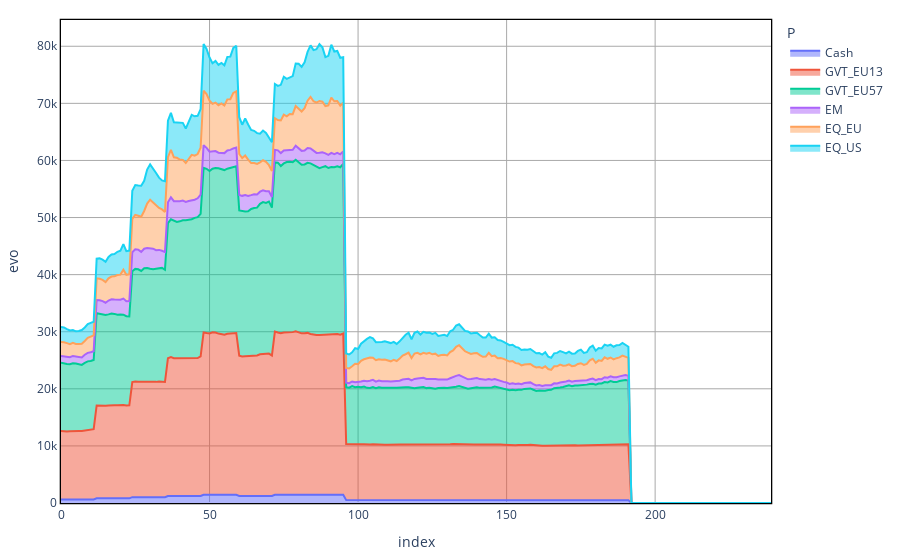
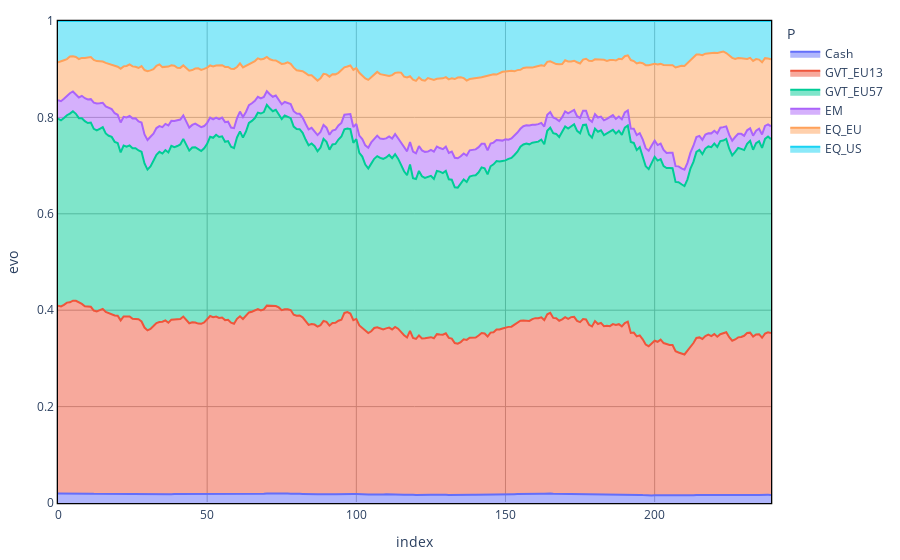

Notebook source saved alongside these figures, in order:
### Code cell
n_scen = 5
#print([solution[l][n_scen].varValue for l in Lt])
Q_nscen = np.zeros(shape = (len(P),len(L)))
Val_tl = {}
i = -1
At = sorted(list(problem.assets.period.values()))
label_period = [[k, v] for k,v in problem.assets.period.items()]
label_value = [[k, v] for k,v in problem.assets.value.items()]
period_value_df = pd.DataFrame(label_period, columns = ["Label", "Period"]).merge(pd.DataFrame(label_value, columns = ["Label", "Value"]))

for p in P:
    i = i+1
    Val_tl[p] = np.zeros(shape = (len(T), len(L)))
    for l in np.arange(len(L)):
        for t in np.arange(len(T)):
            if t < problem.liabilities.period[L[l]]:
                new_asset_label = period_value_df.loc[period_value_df.Period == t , "Label" ].values
                new_asset = [sol.asset_to_goal[a][L[l]][p] for a in new_asset_label]
                if t==0:
                    Val_tl[p][t,l] = sum(new_asset)*np.exp(Scenario[p][n_scen][t])
                else:
                    Val_tl[p][t,l] = (Val_tl[p][t-1,l] + sum(new_asset))*np.exp(Scenario[p][n_scen][t])

            elif t == problem.liabilities.period[L[l]]:
                Q_nscen[i,l] = Val_tl[p][t-1,l]
    
Val_end_t = {}
for p in P:
    Val_end_t[p] = np.zeros(shape = (len(T)))
    for t in np.arange(len(T)):
        new_asset_label = period_value_df.loc[period_value_df.Period == t , "Label" ].values
        new_asset = [sol.asset_to_exwealth[a][p] for a in new_asset_label]
        if t==0:
            Val_end_t[p][t] = sum(new_asset)*np.exp(Scenario[p][n_scen][t])
        else:
            Val_end_t[p][t] = (Val_end_t[p][t-1] + sum(new_asset))*np.exp(Scenario[p][n_scen][t])


Val_t = {}
for p in P:
    Val_t[p] = np.sum(Val_tl[p], axis = 1) + Val_end_t[p] 

AssetAllocationNominal = pd.DataFrame(Val_t)
AssetAllocationNominal[AssetAllocationNominal<0] = 0
AAN_perc = AssetAllocationNominal.divide(AssetAllocationNominal.sum(axis=1), axis=0)

AssetAllocationNominal = AssetAllocationNominal.reset_index()
AssetAllocationNominal = AssetAllocationNominal.melt(id_vars=['index'], var_name='P', value_name='evo')
plt = px.area(AssetAllocationNominal, x="index", y = "evo", color = "P" )
plt = ALMc.standardized_chart(plt)
plt.show()

AAN_perc = AAN_perc.reset_index()
AAN_perc = AAN_perc.melt(id_vars=['index'], var_name='P', value_name='evo')
plt = px.area(AAN_perc, x="index", y = "evo", color = "P" )
plt.update_xaxes(range=[AAN_perc["index"].min(), AAN_perc["index"].max()])
plt.update_yaxes(range=[0, 1])
plt = ALMc.standardized_chart(plt)
plt.show()

### Figure 1 — Plotly figure (JSON) as saved in the notebook; plotly's stock layout.template omitted (floating-point values rounded to 4 significant figures; data arrays with more than 128 entries replaced by an {"elided": "..."} marker saying what was removed)
{"data": [{"hovertemplate": "P=Cash<br>index=%{x}<br>evo=%{y}<extra></extra>", "legendgroup": "Cash", "line": {"color": "#636efa"}, "mode": "lines", "name": "Cash", "orientation": "v", "showlegend": true, "stackgroup": "1", "type": "scatter", "x": {"elided": "240 int values"}, "xaxis": "x", "y": {"elided": "240 float values"}, "yaxis": "y"}, {"hovertemplate": "P=GVT_EU13<br>index=%{x}<br>evo=%{y}<extra></extra>", "legendgroup": "GVT_EU13", "line": {"color": "#EF553B"}, "mode": "lines", "name": "GVT_EU13", "orientation": "v", "showlegend": true, "stackgroup": "1", "type": "scatter", "x": {"elided": "240 int values"}, "xaxis": "x", "y": {"elided": "240 float values"}, "yaxis": "y"}, {"hovertemplate": "P=GVT_EU57<br>index=%{x}<br>evo=%{y}<extra></extra>", "legendgroup": "GVT_EU57", "line": {"color": "#00cc96"}, "mode": "lines", "name": "GVT_EU57", "orientation": "v", "showlegend": true, "stackgroup": "1", "type": "scatter", "x": {"elided": "240 int values"}, "xaxis": "x", "y": {"elided": "240 float values"}, "yaxis": "y"}, {"hovertemplate": "P=EM<br>index=%{x}<br>evo=%{y}<extra></extra>", "legendgroup": "EM", "line": {"color": "#ab63fa"}, "mode": "lines", "name": "EM", "orientation": "v", "showlegend": true, "stackgroup": "1", "type": "scatter", "x": {"elided": "240 int values"}, "xaxis": "x", "y": {"elided": "240 float values"}, "yaxis": "y"}, {"hovertemplate": "P=EQ_EU<br>index=%{x}<br>evo=%{y}<extra></extra>", "legendgroup": "EQ_EU", "line": {"color": "#FFA15A"}, "mode": "lines", "name": "EQ_EU", "orientation": "v", "showlegend": true, "stackgroup": "1", "type": "scatter", "x": {"elided": "240 int values"}, "xaxis": "x", "y": {"elided": "240 float values"}, "yaxis": "y"}, {"hovertemplate": "P=EQ_US<br>index=%{x}<br>evo=%{y}<extra></extra>", "legendgroup": "EQ_US", "line": {"color": "#19d3f3"}, "mode": "lines", "name": "EQ_US", "orientation": "v", "showlegend": true, "stackgroup": "1", "type": "scatter", "x": {"elided": "240 int values"}, "xaxis": "x", "y": {"elided": "240 float values"}, "yaxis": "y"}], "layout": {"legend": {"title": {"text": "P"}, "tracegroupgap": 0}, "margin": {"b": 20, "l": 20, "r": 20, "t": 20}, "paper_bgcolor": "white", "plot_bgcolor": "white", "showlegend": true, "xaxis": {"anchor": "y", "domain": [0, 1], "gridcolor": "darkgray", "gridwidth": 1, "linecolor": "black", "linewidth": 1.3, "mirror": true, "showgrid": true, "showline": true, "title": {"text": "index"}}, "yaxis": {"anchor": "x", "domain": [0, 1], "gridcolor": "darkgray", "gridwidth": 1, "linecolor": "black", "linewidth": 1.3, "mirror": true, "showgrid": true, "showline": true, "title": {"text": "evo"}}}}

### Figure 2 — Plotly figure (JSON) as saved in the notebook; plotly's stock layout.template omitted (floating-point values rounded to 4 significant figures; data arrays with more than 128 entries replaced by an {"elided": "..."} marker saying what was removed)
{"data": [{"hovertemplate": "P=Cash<br>index=%{x}<br>evo=%{y}<extra></extra>", "legendgroup": "Cash", "line": {"color": "#636efa"}, "mode": "lines", "name": "Cash", "orientation": "v", "showlegend": true, "stackgroup": "1", "type": "scatter", "x": {"elided": "240 int values"}, "xaxis": "x", "y": {"elided": "240 float values"}, "yaxis": "y"}, {"hovertemplate": "P=GVT_EU13<br>index=%{x}<br>evo=%{y}<extra></extra>", "legendgroup": "GVT_EU13", "line": {"color": "#EF553B"}, "mode": "lines", "name": "GVT_EU13", "orientation": "v", "showlegend": true, "stackgroup": "1", "type": "scatter", "x": {"elided": "240 int values"}, "xaxis": "x", "y": {"elided": "240 float values"}, "yaxis": "y"}, {"hovertemplate": "P=GVT_EU57<br>index=%{x}<br>evo=%{y}<extra></extra>", "legendgroup": "GVT_EU57", "line": {"color": "#00cc96"}, "mode": "lines", "name": "GVT_EU57", "orientation": "v", "showlegend": true, "stackgroup": "1", "type": "scatter", "x": {"elided": "240 int values"}, "xaxis": "x", "y": {"elided": "240 float values"}, "yaxis": "y"}, {"hovertemplate": "P=EM<br>index=%{x}<br>evo=%{y}<extra></extra>", "legendgroup": "EM", "line": {"color": "#ab63fa"}, "mode": "lines", "name": "EM", "orientation": "v", "showlegend": true, "stackgroup": "1", "type": "scatter", "x": {"elided": "240 int values"}, "xaxis": "x", "y": {"elided": "240 float values"}, "yaxis": "y"}, {"hovertemplate": "P=EQ_EU<br>index=%{x}<br>evo=%{y}<extra></extra>", "legendgroup": "EQ_EU", "line": {"color": "#FFA15A"}, "mode": "lines", "name": "EQ_EU", "orientation": "v", "showlegend": true, "stackgroup": "1", "type": "scatter", "x": {"elided": "240 int values"}, "xaxis": "x", "y": {"elided": "240 float values"}, "yaxis": "y"}, {"hovertemplate": "P=EQ_US<br>index=%{x}<br>evo=%{y}<extra></extra>", "legendgroup": "EQ_US", "line": {"color": "#19d3f3"}, "mode": "lines", "name": "EQ_US", "orientation": "v", "showlegend": true, "stackgroup": "1", "type": "scatter", "x": {"elided": "240 int values"}, "xaxis": "x", "y": {"elided": "240 float values"}, "yaxis": "y"}], "layout": {"legend": {"title": {"text": "P"}, "tracegroupgap": 0}, "margin": {"b": 20, "l": 20, "r": 20, "t": 20}, "paper_bgcolor": "white", "plot_bgcolor": "white", "showlegend": true, "xaxis": {"anchor": "y", "domain": [0, 1], "gridcolor": "darkgray", "gridwidth": 1, "linecolor": "black", "linewidth": 1.3, "mirror": true, "range": [0, 239], "showgrid": true, "showline": true, "title": {"text": "index"}}, "yaxis": {"anchor": "x", "domain": [0, 1], "gridcolor": "darkgray", "gridwidth": 1, "linecolor": "black", "linewidth": 1.3, "mirror": true, "range": [0, 1], "showgrid": true, "showline": true, "title": {"text": "evo"}}}}
